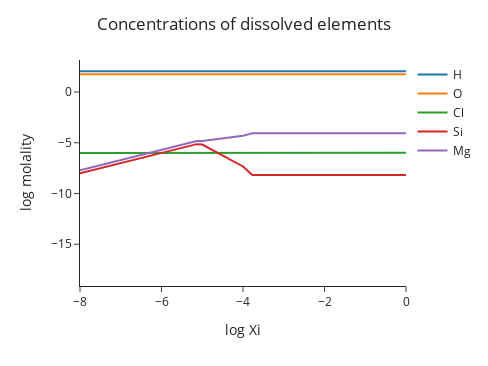

Here is the notebook cell this chart was saved with:
### Markdown cell above
Hey! pH increases as we expected, and it has an elaborate path...

Let's plot concentrations of dissolved elements as functions of reaction progress (Xi)

### Code cell
m.plot_elements(log=True)

### Figure 1 — Plotly figure (JSON) as saved in the notebook; plotly's stock layout.template omitted (floating-point values rounded to 4 significant figures)
{"data": [{"hovertemplate": "variable=H<br>log Xi=%{x}<br>log molality=%{y}<extra></extra>", "legendgroup": "H", "line": {"color": "#1F77B4", "dash": "solid"}, "marker": {"symbol": "circle"}, "mode": "lines", "name": "H", "orientation": "v", "showlegend": true, "type": "scatter", "x": [-Infinity, -8.0, -7.0, -6.0, -5.134, -5.0, -4.0, -3.77, -3.0, -2.0, -1.0, 0.0], "xaxis": "x", "y": [2.045, 2.045, 2.045, 2.045, 2.045, 2.045, 2.045, 2.045, 2.045, 2.045, 2.045, 2.045], "yaxis": "y"}, {"hovertemplate": "variable=O<br>log Xi=%{x}<br>log molality=%{y}<extra></extra>", "legendgroup": "O", "line": {"color": "#FF7F0E", "dash": "solid"}, "marker": {"symbol": "circle"}, "mode": "lines", "name": "O", "orientation": "v", "showlegend": true, "type": "scatter", "x": [-Infinity, -8.0, -7.0, -6.0, -5.134, -5.0, -4.0, -3.77, -3.0, -2.0, -1.0, 0.0], "xaxis": "x", "y": [1.744, 1.744, 1.744, 1.744, 1.744, 1.744, 1.744, 1.744, 1.744, 1.744, 1.744, 1.744], "yaxis": "y"}, {"hovertemplate": "variable=Cl<br>log Xi=%{x}<br>log molality=%{y}<extra></extra>", "legendgroup": "Cl", "line": {"color": "#2CA02C", "dash": "solid"}, "marker": {"symbol": "circle"}, "mode": "lines", "name": "Cl", "orientation": "v", "showlegend": true, "type": "scatter", "x": [-Infinity, -8.0, -7.0, -6.0, -5.134, -5.0, -4.0, -3.77, -3.0, -2.0, -1.0, 0.0], "xaxis": "x", "y": [-6.0, -6.0, -6.0, -6.0, -6.0, -6.0, -6.0, -6.0, -6.0, -6.0, -5.999, -5.988], "yaxis": "y"}, {"hovertemplate": "variable=Si<br>log Xi=%{x}<br>log molality=%{y}<extra></extra>", "legendgroup": "Si", "line": {"color": "#D62728", "dash": "solid"}, "marker": {"symbol": "circle"}, "mode": "lines", "name": "Si", "orientation": "v", "showlegend": true, "type": "scatter", "x": [-Infinity, -8.0, -7.0, -6.0, -5.134, -5.0, -4.0, -3.77, -3.0, -2.0, -1.0, 0.0], "xaxis": "x", "y": [-18.0, -8.0, -7.0, -6.0, -5.135, -5.179, -7.334, -8.163, -8.163, -8.163, -8.163, -8.163], "yaxis": "y"}, {"hovertemplate": "variable=Mg<br>log Xi=%{x}<br>log molality=%{y}<extra></extra>", "legendgroup": "Mg", "line": {"color": "#9467BD", "dash": "solid"}, "marker": {"symbol": "circle"}, "mode": "lines", "name": "Mg", "orientation": "v", "showlegend": true, "type": "scatter", "x": [-Infinity, -8.0, -7.0, -6.0, -5.134, -5.0, -4.0, -3.77, -3.0, -2.0, -1.0, 0.0], "xaxis": "x", "y": [-18.0, -7.699, -6.699, -5.699, -4.833, -4.826, -4.3, -4.072, -4.072, -4.072, -4.072, -4.072], "yaxis": "y"}], "layout": {"height": 366, "legend": {"title": {}, "tracegroupgap": 0}, "margin": {"t": 60}, "showlegend": true, "title": {"text": "Concentrations of dissolved elements", "x": 0.5, "xanchor": "center"}, "width": 488, "xaxis": {"anchor": "y", "autorange": true, "domain": [0, 1], "range": [-8, 0], "title": {"text": "log Xi"}, "type": "linear"}, "yaxis": {"anchor": "x", "autorange": true, "domain": [0, 1], "exponentformat": "power", "range": [-19.11, 3.159], "showexponent": "all", "title": {"text": "log molality"}, "type": "linear"}}}
